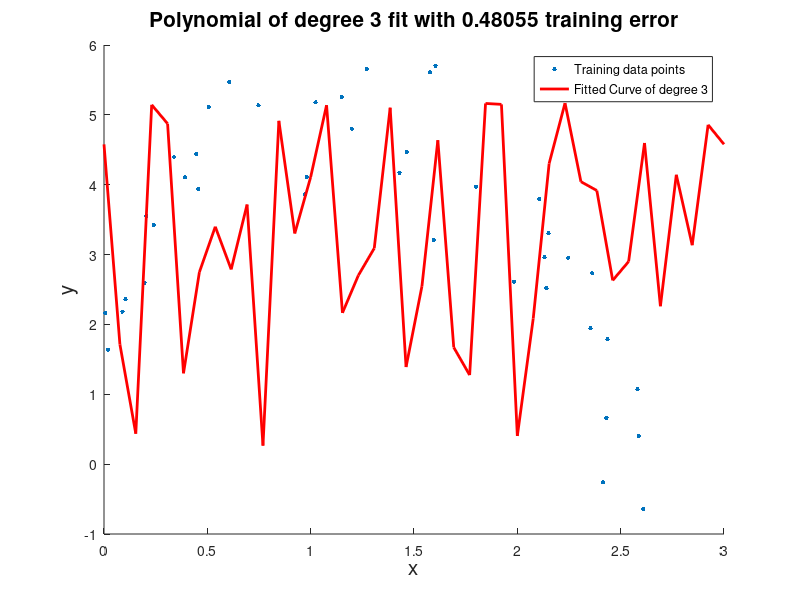
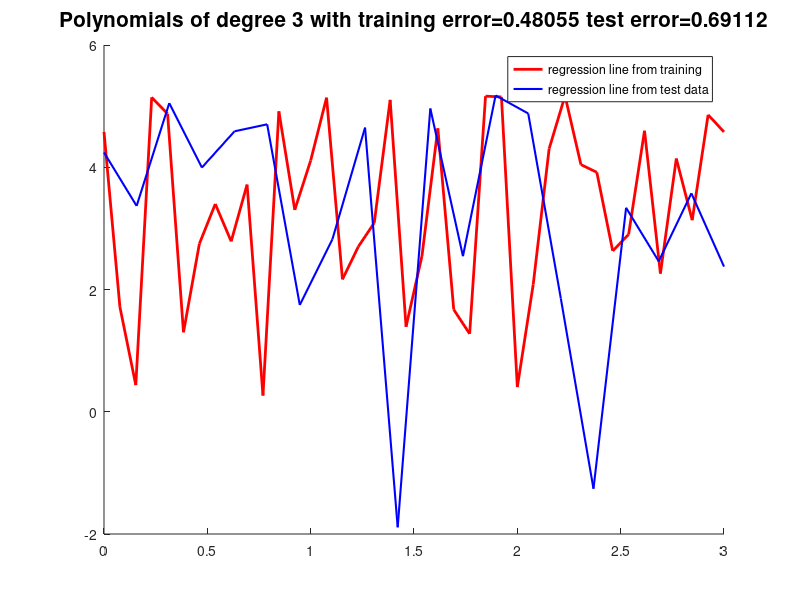
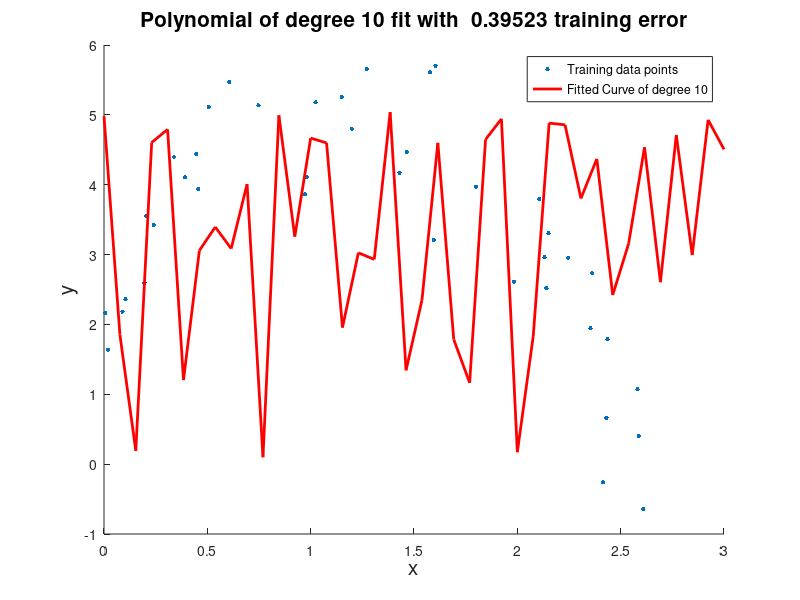
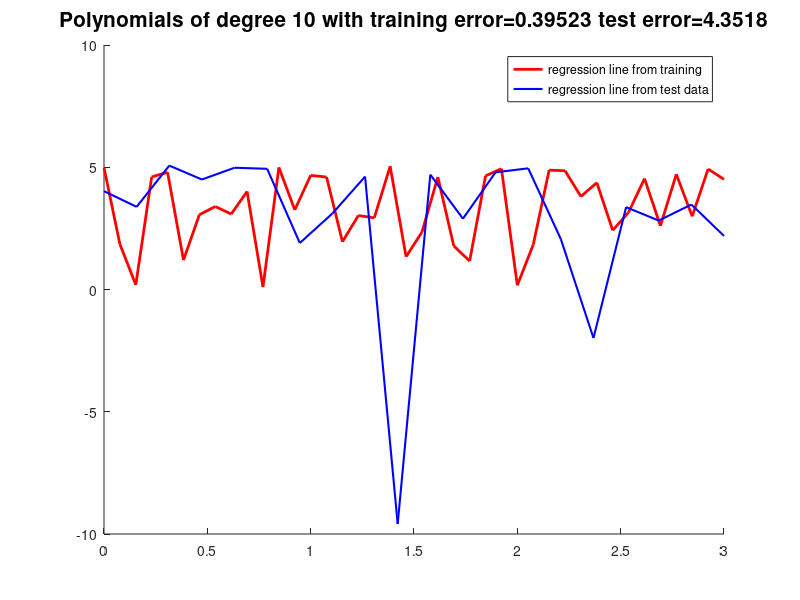

The MATLAB source for these figures, in order:
clc;clear;close all;
% data points for training and testing
xte=[1.73355352860138
1.99209237133766
1.32732326152776
0.413120986236385
0.610837980055463
0.659785685174500
2.34757111228821
2.12358152564577
1.57197812648638
2.93711040066960
0.800886505225464
2.18509573946210
1.11613438076237
1.45102425773604
2.32722240393162
2.84618342383820
1.99990673965052
2.20318618991326
1.93762451071654
0.0570000687968290];

xtr =[0.606606880290724
2.35364281233168
2.58161171771109
0.981255603244304
0.746581428254500
2.43109114873943
2.14030436777179
1.98398524013467
2.13147377108870
0.338702625510352
2.60991601036822
1.42928345209785
0.240812642812258
0.446311385768251
0.972072761137467
0.0202721544642552
2.15064021822177
0.195230164498296
1.27153721401241
2.41463877176186
0.0884883689334707
1.57730492569935
2.36200804821444
2.43562758215650
1.02437227297160
1.19902002777894
2.58699510779147
0.00640689200844757
0.506888007807307
1.15088605877353
1.79985365444960
0.391406872287459
0.104011038083396
2.10572214530692
1.59506763300663
2.24531274084548
0.456194683875672
0.204427584362518
1.46440807172913
1.60332487409589];

yte =[4.82674825335351
3.65857943510247
5.65799669566644
4.91680659588818
3.07782340317798
5.98805356954529
2.59909492045443
3.10047283139309
4.00654550891392
-1.25935804533954
4.77919611447295
2.28687270677052
5.53542005164231
5.52099315213489
1.93371390782492
0.0826459520047387
2.80813200890277
2.35086092390847
4.63547256722186
4.03606366423135];

ytr =[5.47225476001557
1.94481432398970
1.06932060865716
4.11047366915593
5.13494948021637
0.661863691596762
2.51777898187010
2.61114067570561
2.95996158725221
4.39664359277194
-0.643456390619809
4.17131940900989
3.42297169974125
4.43575081094914
3.86305321468560
1.64060849137319
3.30225070017530
2.59671238498775
5.65588390409604
-0.262410888326743
2.18472686664096
5.61035114903398
2.73335618912404
1.78457410087643
5.17727229119860
4.80143197438388
0.400986032869515
2.16700865732810
5.11098672314498
5.25743522079534
3.96944046449902
4.10548440663106
2.36022516836146
3.79264217924416
3.20862804419936
2.95147661935102
3.93582493420653
3.55578559845026
4.46866457211007
5.70623301919051];

%%%%%%%%%%%%%%%%%%%%%%%%%%%%%%%%%%%%%%%%%%%%%%%%%%%%%%%%%%%%%%%%%%%%%%
% d)) fit the 3rd degree polynomial

p=polyfit(xtr,ytr,3); % fit the polynomial to the trainig not the test data

% predicted value for xte
xte_pred=polyval(p,xte);

% calculate the training error
xtr_pred=polyval(p,xtr);
m=length(xtr);% no. of training data points
error_tr=sum((xtr_pred-ytr).^2)/m;


% test error
m=length(xte); % no of test points

error_te=sum((xte_pred-yte).^2)/m;

% print out the errors
fprintf("The training error obtained from 3rd order fit is %d",error_tr);
fprintf('\n');

fprintf("The test error obtained from 3rd order fit is %d",error_te);
fprintf('\n');

% plotting time

figure; % figure 1
hold on

% plot the training data
plot(xtr,ytr,'.','MarkerSize',10)
xlabel('x','FontSize',15)
ylabel('y','FontSize',15)
title(['Polynomial of degree 3 fit with ' num2str(error_tr) ' training error'],'FontSize',15)

% plot the fitted curve obtained from training data
plot(linspace(0,3,length(xtr_pred)),xtr_pred,'-r','LineWidth',2)

legend('Training data points','Fitted Curve of degree 3')
hold off


% Q.c))
figure; % figure 2
hold on
% plot the fitted curve obtained from training data
plot(linspace(0,3,length(xtr_pred)),xtr_pred,'-r','LineWidth',2)

% plot the regression line obtained from test data(xte,yte)
plot(linspace(0,3,length(xte_pred)),xte_pred,'-b','LineWidth',1.5)

title(['Polynomials of degree 3 with training error=' num2str(error_tr) ' test error=' num2str(error_te)],'FontSize',15)

legend('regression line from training','regression line from test data')

hold off




%%%%%%%%%%%%%%%%%%%%%%%%%%%%%%%%%%%%%%%%%%%%%%%%%%%%%%%%%%%%%%%%%%%%%%%%
%%%%%%%%%%%%%%%%%%%%%%%%%%%%%%%%%%%%%%%%%%%%%%%%%%%%%%%%%%%%%%%%%%%

%   Q.e)) degree 10

p=polyfit(xtr,ytr,10); % fit the polynomial to the trainig not the test data

% predicted value for xte
xte_pred=polyval(p,xte);

% calculate the training error
xtr_pred=polyval(p,xtr);
m=length(xtr);% no. of training data points
error_tr=sum((xtr_pred-ytr).^2)/m;


% test error
m=length(xte); % no of test points

error_te=sum((xte_pred-yte).^2)/m;

% print out the errors
fprintf("The training error obtained from 10th order fit is %d",error_tr);
fprintf('\n');

fprintf("The test error obtained from 10th order fit is %d",error_te);
fprintf('\n');

% plotting time

figure; % figure 3
hold on

% plot the traing data
plot(xtr,ytr,'.','MarkerSize',10)
xlabel('x','FontSize',15)
ylabel('y','FontSize',15)
title(['Polynomial of degree 10 fit with  ' num2str(error_tr) ' training error'],'FontSize',15)

% plot the fitted curve obtained from training data
plot(linspace(0,3,length(xtr_pred)),xtr_pred,'-r','LineWidth',2)

legend('Training data points','Fitted Curve of degree 10')
hold off


% Q.c))
figure; % figure 4
hold on
% plot the fitted curve obtained from training data
plot(linspace(0,3,length(xtr_pred)),xtr_pred,'-r','LineWidth',2)

% plot the regression line obtained from test data(xte,yte)
plot(linspace(0,3,length(xte_pred)),xte_pred,'-b','LineWidth',1.5)

title(['Polynomials of degree 10 with training error=' num2str(error_tr) ' test error=' num2str(error_te),],'FontSize',15)

legend('regression line from training','regression line from test data')

hold off
